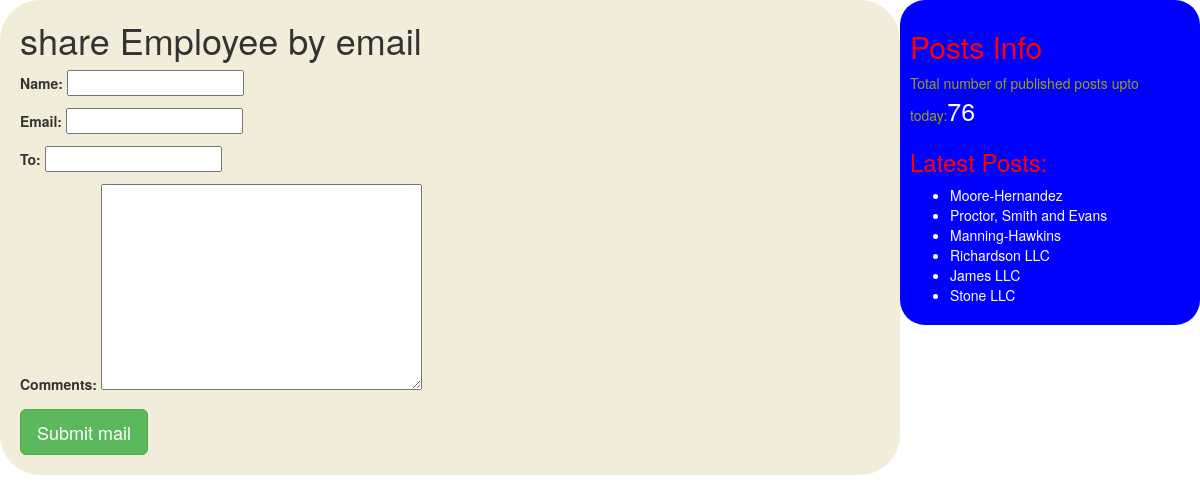
Screenshot of /1/share with the database file from the repository.
### checkapp/models.py (models this page shows, shortened)
class Post(models.Model):
 STATUS_CHOICES=(('draft','Draft'),('published','Published'))
 companey=models.CharField(max_length=100)
 slug=models.SlugField(max_length=264,unique_for_date='publish')
 author=models.ForeignKey(User,related_name='blog_Posts',default='1',on_delete=models.CASCADE)
 body=models.TextField()
 publish=models.DateTimeField(default=timezone.now)
 created=models.DateTimeField(auto_now_add=True)
 updated=models.DateTimeField(auto_now=True)
 status=models.CharField(max_length=10,choices=STATUS_CHOICES,default='published')
 eligibility=models.CharField(max_length=100)
 title=models.CharField(max_length=100)
 email=models.EmailField()
 address=models.TextField()
 phonenumber=models.BigIntegerField()
 tags=TaggableManager()
 class Meta:
     ordering=('-publish',)
 def get_absolute_url(self):
      return reverse('post_detail',args=[self.publish.year,self.publish.strftime('%m'),self.publish.strftime('%d'),self.slug])

### checkapp/views.py (the view)
# urls.py: path('<int:id>/share',views.mailsendview),
def mailsendview(request,id):
     post=get_object_or_404(Post,id=id,status='published')
     sent=False
     if request.method=='POST':
         form=EmailSendForm(request.POST)
         if form.is_valid():
             cd=form.cleaned_data
             p_url=request.build_absolute_uri(post.get_absolute_url())
             subject='{}({}) recommends you to read "{}"'.format(cd['name'],cd['email'],post.companey)
             message='Read Post At:\n {}\n\n\'Comments:\n{}'.format(p_url,cd['name'],cd['comments'])
             send_mail(subject,message,'gln@blog.com',[cd['to']])
             sent=True
     else:
         form=EmailSendForm()
         return render(request,'checkapp/sharebyemail.html',{'po':post,'fo':form,'sent':sent})

### checkapp/forms.py
class EmailSendForm(forms.Form):
    name=forms.CharField()
    email=forms.EmailField()
    to=forms.EmailField()
    comments=forms.CharField(required=False,widget=forms.Textarea)

### checkapp/templatetags/blog_tags.py (called while the page is built)
@register.simple_tag
def total_posts():
    return Post.objects.count()

@register.inclusion_tag('checkapp/latest_posts.html')
def showlatestposts(count=5):
    lat_posts=Post.objects.order_by('-publish')[:count]
    return {'latp':lat_posts}

### templates/checkapp/sharebyemail.html (shortened to what this page needs)
<!DOCTYPE html>
{%extends 'checkapp/base.html'%}
{%block content%}
{%if sent%}
<h1>Email sent succesfully</h1>
<p>"{{po.companey}}" was sent by email</p>
{%else%}
<h1>share {{po.title}} by email</h1>
<form method="post">
  {{fo.as_p}}
  <input type="submit" name="" class='btn btn-lg btn-success' value="Submit mail">
</form>
{%endif%}
{%endblock%}

### templates/checkapp/latest_posts.html
<ul>
  {%for post in latp%}
  <li><a href="{{post.get_absolute_url}}" style="color:white;">{{post.companey}}</a></li>
  {%endfor%}
</ul>

### rows the page displays
Post: title "Employee"
Post: companey "Moore-Hernandez"
Post: companey "Proctor, Smith and Evans"
Post: companey "Manning-Hawkins"
Post: companey "Richardson LLC"
Post: companey "James LLC"
Post: companey "Stone LLC"
